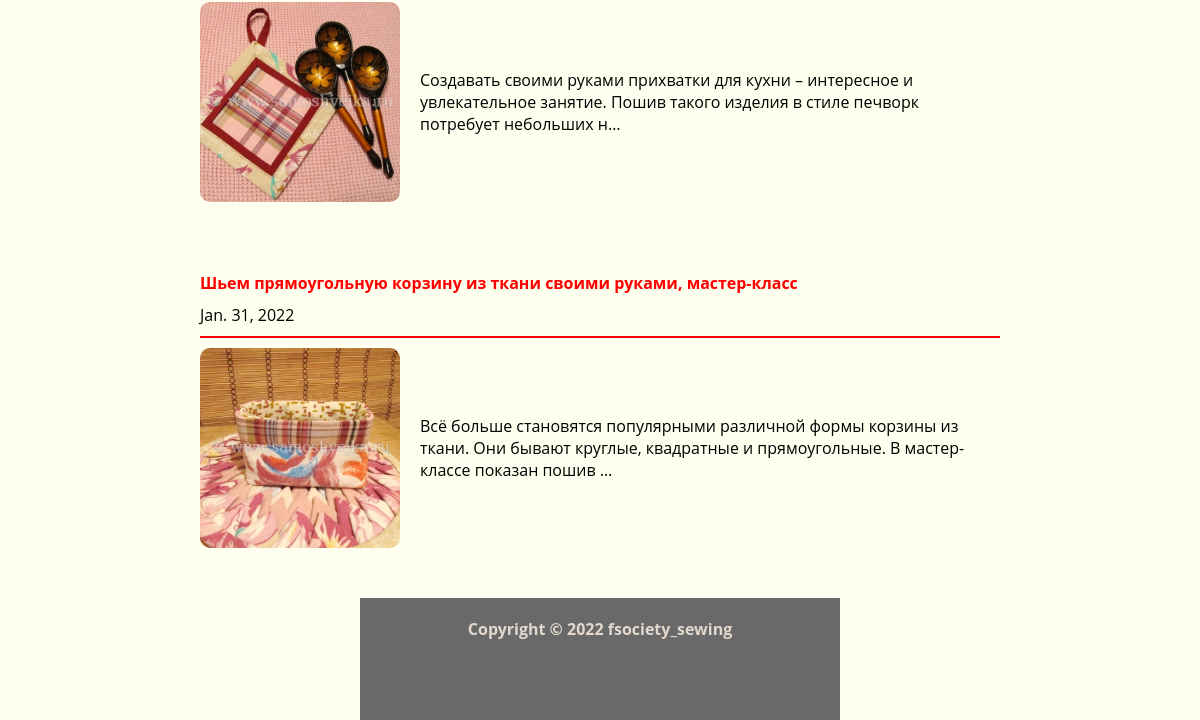
The page /master-class-list/ (lower part) on the database as committed earlier.
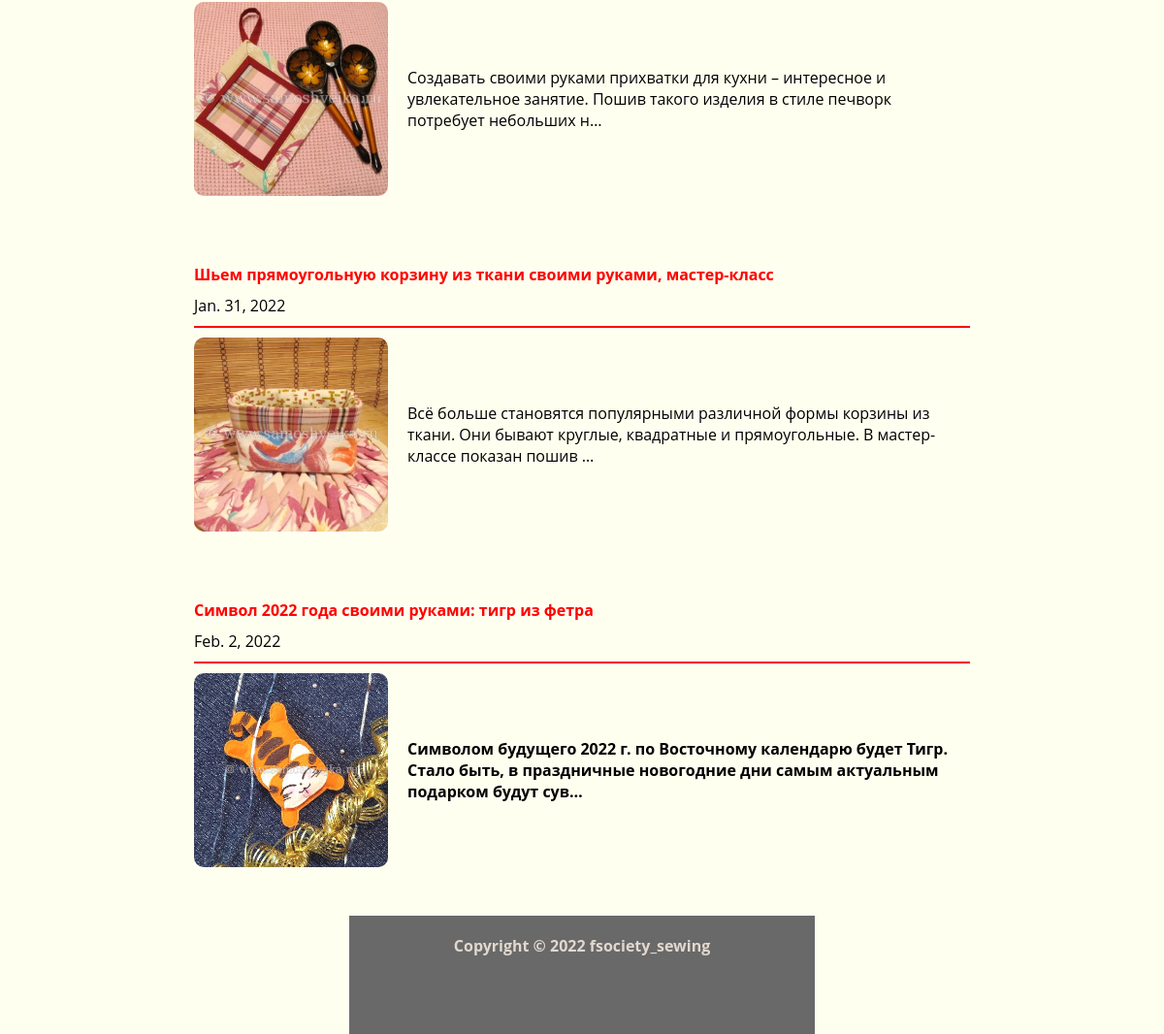
The same page on the database as committed later.
### Sewing_site/models.py (models this page shows, shortened)
class MasterClass(models.Model):
	photo_of_preview_master_class = models.ImageField("Изображение заставки мастеркласс", upload_to = 'photo_of_preview_masterclass/')
	date_of_master_class = models.DateField("Дата публикации", default = date.today)
	title_of_master_class = models.CharField("Название мастер класса", max_length = 64)
	text_of_master_class = models.TextField("Текст к изображению")
	def get_absolute_url(self):
		return reverse("master-class-detail", kwargs={"pk": self.id})
	class Meta:
		verbose_name = "Мастер-класс"
		verbose_name_plural = "Мастер-классы"

### Sewing_site/views.py (the view)
# urls.py: path('master-class-list/', views.MasterClassView.as_view(), name = "master-class-list"),
class MasterClassView(ListView):
	model = MasterClass
	queryset = MasterClass.objects.all()
	template_name = "Sewing_site/master_class_list.html"

### Sewing_site/templates/Sewing_site/master_class_list.html (shortened to what this page needs)
{% extends 'Sewing_site/base.html' %}
{% block content %}
{% for master_class in object_list  %}
<div class = "content-list">
  <div class = "content-list-lable">
    <a href ="{{ master_class.get_absolute_url }}">{{master_class.title_of_master_class}}</a>
    <span>{{ master_class.date_of_master_class }}</span>
  </div>
  <div class = "line"></div>
  <div class = "content-include">
    <img src="{{ master_class.photo_of_preview_master_class.url }}" class="img-master-class-preview" alt="{{master_class.photo_of_preview_master_class}}">
    <p>{{ master_class.text_of_master_class|safe|truncatechars:150 }}</p>
  </div>
</div>
{% endfor %}
{% endblock %}

Rows that differ between the two databases and show on the page:
added MasterClass: title_of_master_class "Cимвол 2022 года своими руками: тигр из фетра", date_of_master_class "Feb. 2, 2022", photo_of_preview_master_class (picture), text_of_master_class "Символом будущего 2022 г. по Восточному календарю будет Тигр. Стало быть, в праздничные новогодние дни самым актуальным подарком будут сув…"
